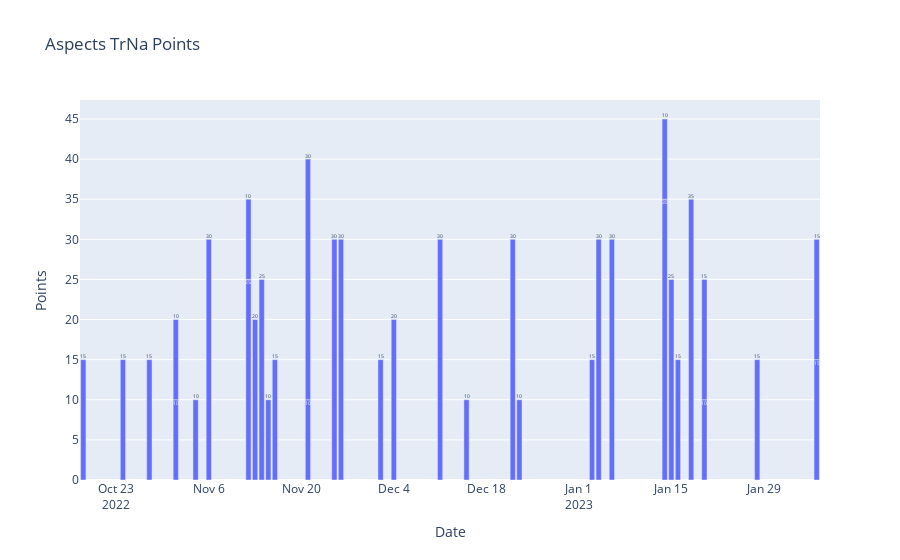

Here is the notebook cell this chart was saved with:
### Markdown cell above
#### **III.1.2 GEO TrTr & TrNa**

### Code cell
fig = px.bar(x_hi, x="Date", y="Points", text="Points", title="Aspects TrNa Points")
fig.show()

### Figure 1 — Plotly figure (JSON) as saved in the notebook; plotly's stock layout.template omitted (floating-point values rounded to 4 significant figures)
{"data": [{"alignmentgroup": "True", "hovertemplate": "Date=%{x}<br>Points=%{text}<extra></extra>", "legendgroup": "", "marker": {"color": "#636efa", "pattern": {"shape": ""}}, "name": "", "offsetgroup": "", "orientation": "v", "showlegend": false, "text": [15, 15, 15, 10, 10, 10, 30, 25, 10, 20, 25, 10, 15, 10, 30, 30, 30, 15, 20, 30, 10, 30, 10, 15, 30, 30, 35, 10, 25, 15, 35, 10, 15, 15, 15, 15], "textposition": "auto", "type": "bar", "x": ["2022-10-18T00:00:00", "2022-10-24T00:00:00", "2022-10-28T00:00:00", "2022-11-01T00:00:00", "2022-11-01T00:00:00", "2022-11-04T00:00:00", "2022-11-06T00:00:00", "2022-11-12T00:00:00", "2022-11-12T00:00:00", "2022-11-13T00:00:00", "2022-11-14T00:00:00", "2022-11-15T00:00:00", "2022-11-16T00:00:00", "2022-11-21T00:00:00", "2022-11-21T00:00:00", "2022-11-25T00:00:00", "2022-11-26T00:00:00", "2022-12-02T00:00:00", "2022-12-04T00:00:00", "2022-12-11T00:00:00", "2022-12-15T00:00:00", "2022-12-22T00:00:00", "2022-12-23T00:00:00", "2023-01-03T00:00:00", "2023-01-04T00:00:00", "2023-01-06T00:00:00", "2023-01-14T00:00:00", "2023-01-14T00:00:00", "2023-01-15T00:00:00", "2023-01-16T00:00:00", "2023-01-18T00:00:00", "2023-01-20T00:00:00", "2023-01-20T00:00:00", "2023-01-28T00:00:00", "2023-02-06T00:00:00", "2023-02-06T00:00:00"], "xaxis": "x", "y": [15, 15, 15, 10, 10, 10, 30, 25, 10, 20, 25, 10, 15, 10, 30, 30, 30, 15, 20, 30, 10, 30, 10, 15, 30, 30, 35, 10, 25, 15, 35, 10, 15, 15, 15, 15], "yaxis": "y"}], "layout": {"barmode": "relative", "legend": {"tracegroupgap": 0}, "title": {"text": "Aspects TrNa Points"}, "xaxis": {"anchor": "y", "domain": [0, 1], "title": {"text": "Date"}}, "yaxis": {"anchor": "x", "domain": [0, 1], "title": {"text": "Points"}}}}
